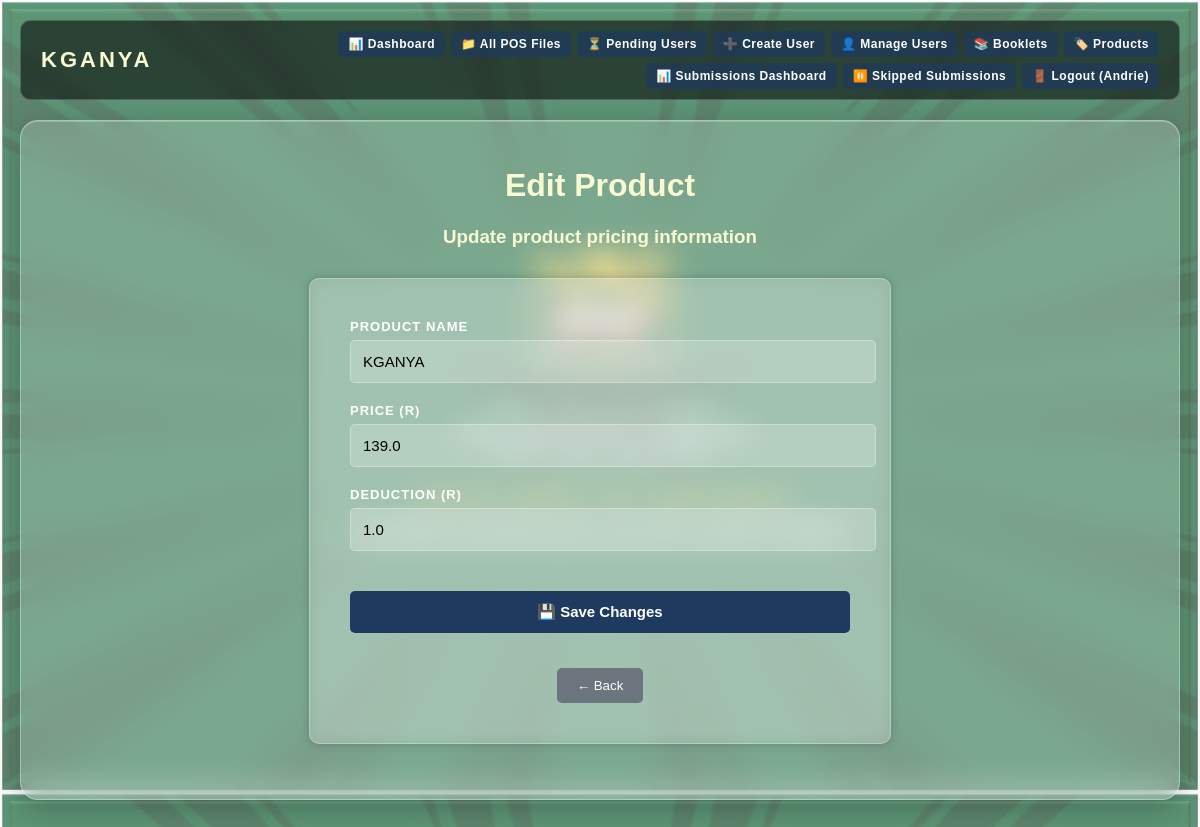
Page /edit-product/1 (signed in) on the committed database.
### tables this page shows
CREATE TABLE products (
            id INTEGER PRIMARY KEY AUTOINCREMENT,
            name TEXT NOT NULL,
            price REAL NOT NULL,
            deduction REAL NOT NULL
        );

### Digital_Proof_Of_Service.py (the view)
@app.route("/edit-product/<int:product_id>", methods=["GET"])
@admin_required
def edit_product(product_id):
    conn = get_db_connection()
    cursor = conn.cursor()
    cursor.execute("SELECT * FROM products WHERE id = ?", (product_id,))
    product = cursor.fetchone()
    conn.close()
    if not product:
        flash("Product not found.", "error")
        return redirect("/admin")
    return render_template("edit_product.html", product=product)

### Digital_Proof_Of_Service.py (called while the page is built)
def dict_row_factory(cursor, row):
    keys = [col[0] for col in cursor.description] if cursor.description else []
    return RowDict(row, keys)

def get_db_connection():
    conn = sqlite3.connect(DB_PATH, timeout=30)
    conn.row_factory = dict_row_factory
    return conn

def admin_required(f):
    @wraps(f)
    def decorated(*args, **kwargs):
        if session.get("role") not in ["admin", "superadmin"]:
            flash("Admin access required.", "error")
            return redirect("/login")
        return f(*args, **kwargs)
    return decorated

@app.context_processor
def inject_globals():
    return {
        'app_name': 'KGANYA',
        'app_tagline': 'Lighting The Way Through Service',
        'current_year': datetime.now().year
    }

    def __getitem__(self, key):
        idx = self._keys.index(key)
        return self._row[idx]

### templates/edit_product.html (shortened to what this page needs)
{% extends "base.html" %}
{% block content %}
<div class="container">
    <h1>Edit Product</h1>
    <h3>Update product pricing information</h3>
    <div class="login-card" style="max-width: 500px; margin: 30px auto;">
        <form method="POST" action="/update-product/{{ product.id }}">
            <div class="form-group">
                <label for="name">Product Name</label>
                <input type="text" id="name" name="name" class="form-control" value="{{ product.name }}" required>
            </div>
            <div class="form-group">
                <label for="price">Price (R)</label>
                <input type="number" step="0.01" id="price" name="price" class="form-control" value="{{ product.price }}" required>
            </div>
            <div class="form-group">
                <label for="deduction">Deduction (R)</label>
                <input type="number" step="0.01" id="deduction" name="deduction" class="form-control" value="{{ product.deduction }}" required>
            </div>
            <button type="submit" class="btn-primary">💾 Save Changes</button>
            <a href="/admin" style="display: block; text-align: center; margin-top: 15px;"><button type="button" style="background-color: #6c757d;">← Back</button></a>
        </form>
    </div>
</div>
{% endblock %}

### rows in the picture
products: name "KGANYA", price "139.0", deduction "1.0"

### other values in the picture
{{ session.username }} "Andrie"
